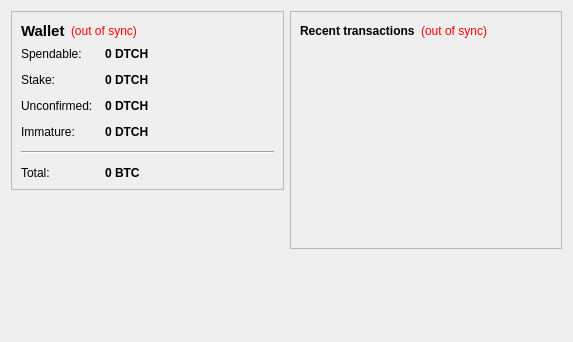
<?xml version="1.0" encoding="UTF-8"?>
<ui version="4.0">
 <class>OverviewPage</class>
 <widget class="QWidget" name="OverviewPage">
  <property name="geometry">
   <rect>
    <x>0</x>
    <y>0</y>
    <width>573</width>
    <height>342</height>
   </rect>
  </property>
  <property name="windowTitle">
   <string>Form</string>
  </property>
  <layout class="QHBoxLayout" name="horizontalLayout" stretch="1,1">
   <item>
    <layout class="QVBoxLayout" name="verticalLayout_2">
     <item>
      <widget class="QFrame" name="frame">
       <property name="frameShape">
        <enum>QFrame::StyledPanel</enum>
       </property>
       <property name="frameShadow">
        <enum>QFrame::Raised</enum>
       </property>
       <layout class="QVBoxLayout" name="verticalLayout_4">
        <item>
         <layout class="QHBoxLayout" name="horizontalLayout_4">
          <item>
           <widget class="QLabel" name="label_5">
            <property name="font">
             <font>
              <pointsize>11</pointsize>
              <weight>75</weight>
              <bold>true</bold>
             </font>
            </property>
            <property name="text">
             <string>Wallet</string>
            </property>
           </widget>
          </item>
          <item>
           <widget class="QLabel" name="labelWalletStatus">
            <property name="toolTip">
             <string>The displayed information may be out of date. Your wallet automatically synchronizes with the DTCash network after a connection is established, but this process has not completed yet.</string>
            </property>
            <property name="styleSheet">
             <string notr="true">QLabel { color: red; }</string>
            </property>
            <property name="text">
             <string notr="true">(out of sync)</string>
            </property>
            <property name="alignment">
             <set>Qt::AlignLeading|Qt::AlignLeft|Qt::AlignVCenter</set>
            </property>
           </widget>
          </item>
          <item>
           <spacer name="horizontalSpacer_2">
            <property name="orientation">
             <enum>Qt::Horizontal</enum>
            </property>
            <property name="sizeHint" stdset="0">
             <size>
              <width>40</width>
              <height>20</height>
             </size>
            </property>
           </spacer>
          </item>
         </layout>
        </item>
        <item>
         <layout class="QFormLayout" name="formLayout_2">
          <property name="fieldGrowthPolicy">
           <enum>QFormLayout::AllNonFixedFieldsGrow</enum>
          </property>
          <property name="horizontalSpacing">
           <number>12</number>
          </property>
          <property name="verticalSpacing">
           <number>12</number>
          </property>
          <item row="0" column="0">
           <widget class="QLabel" name="label">
            <property name="text">
             <string>Spendable:</string>
            </property>
           </widget>
          </item>
          <item row="0" column="1">
           <widget class="QLabel" name="labelBalance">
            <property name="font">
             <font>
              <weight>75</weight>
              <bold>true</bold>
             </font>
            </property>
            <property name="cursor">
             <cursorShape>IBeamCursor</cursorShape>
            </property>
            <property name="toolTip">
             <string>Your current spendable balance</string>
            </property>
            <property name="text">
             <string notr="true">0 DTCH</string>
            </property>
            <property name="textInteractionFlags">
             <set>Qt::LinksAccessibleByMouse|Qt::TextSelectableByKeyboard|Qt::TextSelectableByMouse</set>
            </property>
           </widget>
          </item>
          <item row="1" column="0">
           <widget class="QLabel" name="label_6">
            <property name="text">
             <string>Stake:</string>
            </property>
           </widget>
          </item>
          <item row="1" column="1">
           <widget class="QLabel" name="labelStake">
            <property name="font">
             <font>
              <weight>75</weight>
              <bold>true</bold>
             </font>
            </property>
            <property name="cursor">
             <cursorShape>IBeamCursor</cursorShape>
            </property>
            <property name="toolTip">
             <string>Total of coins that was staked, and do not yet count toward the current balance</string>
            </property>
            <property name="text">
             <string notr="true">0 DTCH</string>
            </property>
            <property name="textInteractionFlags">
             <set>Qt::LinksAccessibleByMouse|Qt::TextSelectableByKeyboard|Qt::TextSelectableByMouse</set>
            </property>
           </widget>
          </item>
          <item row="2" column="0">
           <widget class="QLabel" name="label_3">
            <property name="text">
             <string>Unconfirmed:</string>
            </property>
           </widget>
          </item>
          <item row="2" column="1">
           <widget class="QLabel" name="labelUnconfirmed">
            <property name="font">
             <font>
              <weight>75</weight>
              <bold>true</bold>
             </font>
            </property>
            <property name="cursor">
             <cursorShape>IBeamCursor</cursorShape>
            </property>
            <property name="toolTip">
             <string>Total of transactions that have yet to be confirmed, and do not yet count toward the current balance</string>
            </property>
            <property name="text">
             <string notr="true">0 DTCH</string>
            </property>
            <property name="textInteractionFlags">
             <set>Qt::LinksAccessibleByMouse|Qt::TextSelectableByKeyboard|Qt::TextSelectableByMouse</set>
            </property>
           </widget>
          </item>
          <item row="3" column="0">
           <widget class="QLabel" name="labelImmatureText">
            <property name="text">
             <string>Immature:</string>
            </property>
           </widget>
          </item>
          <item row="3" column="1">
           <widget class="QLabel" name="labelImmature">
            <property name="font">
             <font>
              <weight>75</weight>
              <bold>true</bold>
             </font>
            </property>
            <property name="toolTip">
             <string>Mined balance that has not yet matured</string>
            </property>
            <property name="text">
             <string notr="true">0 DTCH</string>
            </property>
            <property name="textInteractionFlags">
             <set>Qt::LinksAccessibleByMouse|Qt::TextSelectableByKeyboard|Qt::TextSelectableByMouse</set>
            </property>
           </widget>
          </item>
          <item row="4" column="0" colspan="2">
           <widget class="Line" name="line">
            <property name="orientation">
             <enum>Qt::Horizontal</enum>
            </property>
           </widget>
          </item>
          <item row="5" column="0">
           <widget class="QLabel" name="labelTotalText">
            <property name="text">
             <string>Total:</string>
            </property>
           </widget>
          </item>
          <item row="5" column="1">
           <widget class="QLabel" name="labelTotal">
            <property name="font">
             <font>
              <weight>75</weight>
              <bold>true</bold>
             </font>
            </property>
            <property name="cursor">
             <cursorShape>IBeamCursor</cursorShape>
            </property>
            <property name="toolTip">
             <string>Your current total balance</string>
            </property>
            <property name="text">
             <string notr="true">0 BTC</string>
            </property>
            <property name="textInteractionFlags">
             <set>Qt::LinksAccessibleByMouse|Qt::TextSelectableByKeyboard|Qt::TextSelectableByMouse</set>
            </property>
           </widget>
          </item>
         </layout>
        </item>
       </layout>
      </widget>
     </item>
     <item>
      <spacer name="verticalSpacer">
       <property name="orientation">
        <enum>Qt::Vertical</enum>
       </property>
       <property name="sizeHint" stdset="0">
        <size>
         <width>20</width>
         <height>40</height>
        </size>
       </property>
      </spacer>
     </item>
    </layout>
   </item>
   <item>
    <layout class="QVBoxLayout" name="verticalLayout_3">
     <item>
      <widget class="QFrame" name="frame_2">
       <property name="frameShape">
        <enum>QFrame::StyledPanel</enum>
       </property>
       <property name="frameShadow">
        <enum>QFrame::Raised</enum>
       </property>
       <layout class="QVBoxLayout" name="verticalLayout">
        <item>
         <layout class="QHBoxLayout" name="horizontalLayout_2">
          <item>
           <widget class="QLabel" name="label_4">
            <property name="text">
             <string>&lt;b&gt;Recent transactions&lt;/b&gt;</string>
            </property>
           </widget>
          </item>
          <item>
           <widget class="QLabel" name="labelTransactionsStatus">
            <property name="toolTip">
             <string>The displayed information may be out of date. Your wallet automatically synchronizes with the DTCash network after a connection is established, but this process has not completed yet.</string>
            </property>
            <property name="styleSheet">
             <string notr="true">QLabel { color: red; }</string>
            </property>
            <property name="text">
             <string notr="true">(out of sync)</string>
            </property>
            <property name="alignment">
             <set>Qt::AlignRight|Qt::AlignTrailing|Qt::AlignVCenter</set>
            </property>
           </widget>
          </item>
          <item>
           <spacer name="horizontalSpacer">
            <property name="orientation">
             <enum>Qt::Horizontal</enum>
            </property>
            <property name="sizeHint" stdset="0">
             <size>
              <width>40</width>
              <height>20</height>
             </size>
            </property>
           </spacer>
          </item>
         </layout>
        </item>
        <item>
         <widget class="QListView" name="listTransactions">
          <property name="styleSheet">
           <string notr="true">QListView { background: transparent; }</string>
          </property>
          <property name="frameShape">
           <enum>QFrame::NoFrame</enum>
          </property>
          <property name="verticalScrollBarPolicy">
           <enum>Qt::ScrollBarAlwaysOff</enum>
          </property>
          <property name="horizontalScrollBarPolicy">
           <enum>Qt::ScrollBarAlwaysOff</enum>
          </property>
          <property name="selectionMode">
           <enum>QAbstractItemView::NoSelection</enum>
          </property>
         </widget>
        </item>
       </layout>
      </widget>
     </item>
     <item>
      <spacer name="verticalSpacer_2">
       <property name="orientation">
        <enum>Qt::Vertical</enum>
       </property>
       <property name="sizeHint" stdset="0">
        <size>
         <width>20</width>
         <height>40</height>
        </size>
       </property>
      </spacer>
     </item>
    </layout>
   </item>
  </layout>
 </widget>
 <resources/>
 <connections/>
</ui>
